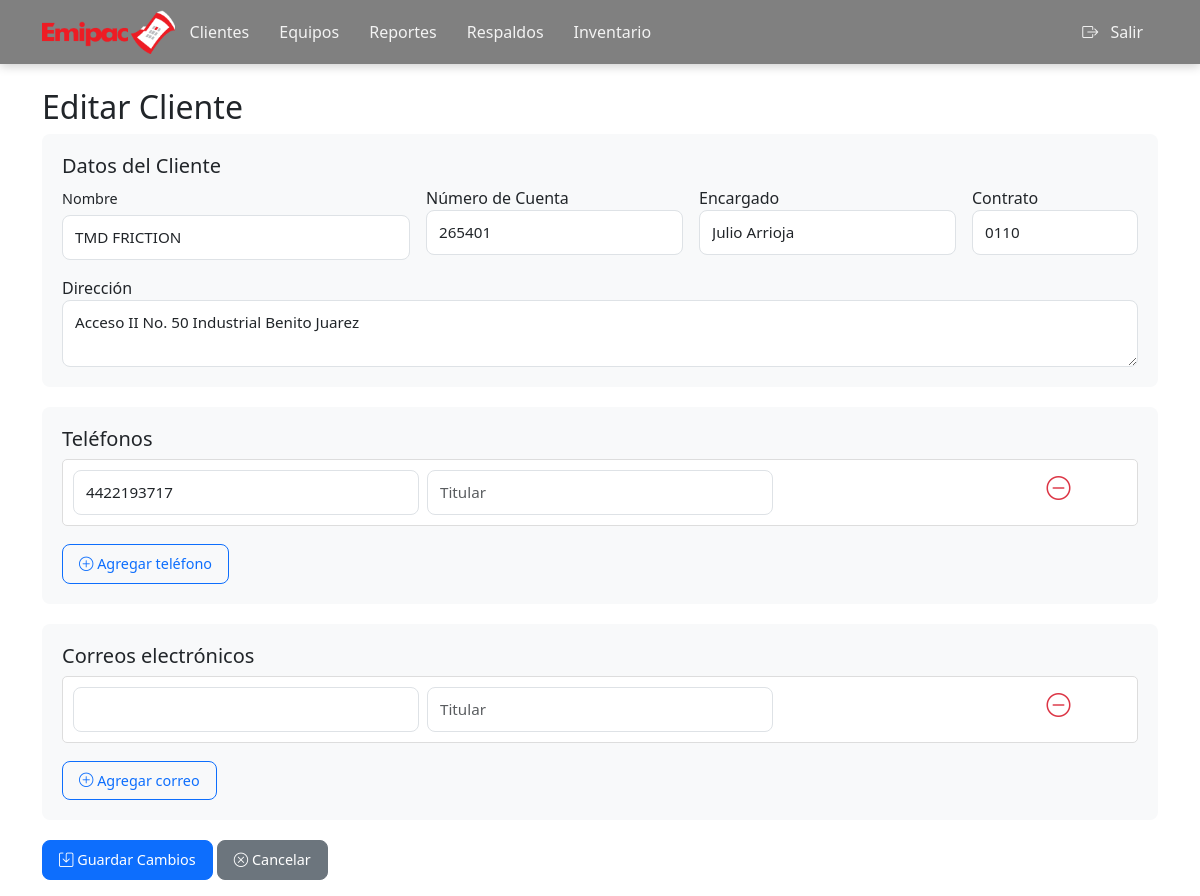
/public/clientes/editar_clientes.php?id_cliente=24 (signed in), run on the app's committed database.
### tables this page shows
CREATE TABLE `clientes` (
  `id_cliente` int(11) NOT NULL AUTO_INCREMENT,
  `nombre` varchar(255) DEFAULT NULL,
  `no_cuenta` varchar(100) NOT NULL,
  `direccion` varchar(255) DEFAULT NULL,
  `encargado` varchar(255) DEFAULT NULL,
  `contrato` varchar(20) DEFAULT NULL,
  PRIMARY KEY (`id_cliente`)
);

CREATE TABLE `telefonos` (
  `id` int(11) NOT NULL AUTO_INCREMENT,
  `telefono` varchar(25) DEFAULT NULL,
  `id_cliente` int(11) DEFAULT NULL,
  `contacto` varchar(255) DEFAULT NULL,
  PRIMARY KEY (`id`),
  KEY `id_cliente` (`id_cliente`),
  CONSTRAINT `telefonos_ibfk_1` FOREIGN KEY (`id_cliente`) REFERENCES `clientes` (`id_cliente`) ON DELETE CASCADE
);

### public/lib/gestion_clientes.php (called while the page is built, shortened)
<?php
require_once __DIR__ . '/../../config/db.php';
function obtener_cliente_completo($id_cliente){
    global $conn;
    $sql = "SELECT c.* FROM clientes c WHERE c.id_cliente = ?";
    $stmt = mysqli_prepare($conn,$sql);
    mysqli_stmt_bind_param($stmt, 'i', $id_cliente);
    mysqli_stmt_execute($stmt);
    $result = mysqli_stmt_get_result($stmt);
    $cliente = mysqli_fetch_assoc($result);
    $sql_telefonos = "SELECT id, telefono, contacto FROM telefonos WHERE id_cliente = ?";
    $stmt_telefonos = mysqli_prepare($conn,$sql_telefonos);
    mysqli_stmt_bind_param($stmt_telefonos, 'i', $id_cliente);
    mysqli_stmt_execute($stmt_telefonos);
    $result_telefono = mysqli_stmt_get_result($stmt_telefonos);
    $telefonos =[];
    while($row = mysqli_fetch_assoc($result_telefono)){
        $telefonos[] = $row;
    }
    $sql_correos = "SELECT id, correo, contacto FROM correos WHERE id_cliente = ?";
    $stmt_correos = mysqli_prepare($conn,$sql_correos);
    mysqli_stmt_bind_param($stmt_correos, 'i', $id_cliente);
    mysqli_stmt_execute($stmt_correos);
    $result_correos = mysqli_stmt_get_result($stmt_correos);
    $correos = [];
    $cliente['telefonos'] = $telefonos;
    $cliente['correos'] = $correos;
    return $cliente;
}
?>

### public/clientes/editar_clientes.php (the view, shortened to what this page needs)
<?php
require_once __DIR__ . '/../../config/db.php';
require_once __DIR__ . '/../lib/gestion_clientes.php';
$id_cliente = intval($_GET['id_cliente']);
$cliente=  obtener_cliente_completo($id_cliente);
?>
<!DOCTYPE html>
<html lang="en">
<head>
    <link rel="stylesheet" href="../assets/css/bootstrap-icons.css">
    <link rel="stylesheet" href="../assets/css/bootstrap.css">
    <link rel="stylesheet" href="../assets/css/responsives.css">
</head>
<body>
    <?php require_once __DIR__ .'/../gestion/menus.php';?>
    <div class="container mt-4">
        <h2>Editar Cliente</h2>
        <form action="../lib/gestion_clientes.php" method="post" id="formCliente">
            <div class="form-section">
                <h5>Datos del Cliente</h5>
                <div class="row g-3">
                    <div class="col-md-4">
                        <label class="form-label">Nombre</label>
                        <input type="text" name="nombre" class="form-control" required value="<?= htmlspecialchars($cliente['nombre']) ?>">
                    </div>
                    <div class="col-md-3">
                        <label>Número de Cuenta</label>
                        <input type="text" name="no_cuenta" class="form-control" value="<?= htmlspecialchars($cliente['no_cuenta']) ?>" required>
                    </div>
                    <div class="col-md-3">
                        <label>Encargado</label>
                        <input type="text" name="encargado" class="form-control" value="<?= htmlspecialchars($cliente['encargado']) ?>">
                    </div>
                    <div class="col-md-2">
                        <label>Contrato</label>
                        <input type="text" name="contrato" class="form-control" value="<?= htmlspecialchars($cliente['contrato']) ?>">
                    </div>
                    <div class="col-md-12">
                        <label>Dirección</label>
                        <textarea name="direccion" class="form-control" required><?= htmlspecialchars($cliente['direccion']) ?></textarea>
                    </div>
                </div>
            </div>
            <div class="form-section">
                <h5>Teléfonos</h5>
                <div id="telefonosContainer">
                    <?php if(count($cliente['telefonos']) > 0): ?>
                        <?php foreach($cliente['telefonos'] as $index => $telefono): ?>
                            <div class="telefono-item">
                                <div class="row g-2">
                                    <div class="col-md-4">
                                        <input type="text" name="telefonos[<?= $index ?>][numero]" class="form-control" value="<?= htmlspecialchars($telefono['telefono']) ?>">
                                    </div>
                                    <div class="col-md-4">
                                        <input type="text" name="telefonos[<?= $index ?>][contacto]" class="form-control" value="<?= htmlspecialchars($telefono['contacto']) ?? ''?>" placeholder="Titular">
                                    </div>
                                    <div class="col-md-3">
                                    </div>
                                    <div class="col-md 1">
                                        <i class="bi bi-dash-circle btn-remover" onclick="removerItem(this, 'telefonosContainer')" style="font-size: 24px;"></i>
                                    </div>
                                </div>
                            </div>
                        <?php endforeach; ?>
                    <?php endif ?>
                </div>
                <button type="button" class="btn btn-sm btn-outline-primary mt-2" onclick="agregarTelefono()">
                    <i class="bi bi-plus-circle"></i> Agregar teléfono
                </button>
            </div>
            <div class="form-section">
                <h5>Correos electrónicos</h5>
                <div id="correosContainer">
                    <?php if(count($cliente['correos']) > 0): ?>
                        <?php foreach($cliente['correos'] as $index => $correo): ?>
                            <div class="correo-item">
                                <div class="row g-2">
                                    <div class="col-md-4">
                                        <input type="email" name="correos[<?= $index ?>][direccion]" class="form-control" value="<?= htmlspecialchars($correo['correo']) ?>">
                                    </div>
                                    <div class="col-md-4">
                                        <input type="text" name="correos[<?= $index ?>][contacto]" class="form-control" value="<?= htmlspecialchars( $correo['contacto'] ?? '') ?>" placeholder="Titular">
                                    </div>
                                    <div class="col-md-3">
                                    </div>
                                    <div class="col-md-1">
                                        <i class="bi bi-dash-circle btn-remover" onclick="removerItem(this,'correosContainer')" style="font-size: 24px;"></i>
                                    </div>
                                </div>
                            </div>
                        <?php endforeach; ?>
                    <?php else: ?>
                        <div class="correo-item">
                            <div class="row g-2">
                                <div class="col-md-4">
                                    <input type="email" name="correos[0][direccion]" id="" class="form-control">
                                </div>
                                <div class="col md-4">
                                    <input type="text" name="correos[0][contacto]" id="" class="form-control" placeholder="Titular">
                                </div>
                                <div class="col-md-3">
                                </div>
                                <div class="col-md-1">
                                    <i class="bi bi-dash-circle btn-remover" onclick="removerItem(this, 'correosContainer')" style="font-size: 24px;"></i>
                                </div>
                            </div>
                        </div>
                    <?php endif; ?>
                </div>
                <button type="button" class="btn btn-sm btn-outline-primary mt-2" onclick="agregarCorreo()">
                        <i class="bi bi-plus-circle"></i> Agregar correo
                </button>
            </div>
            <div class="mt-3 mb-3">
                <button type="submit" class="btn btn-primary">
                    <i class="bi bi-save"></i> Guardar Cambios
                </button>
                <a href="ver_cliente.php?id=<?= $cliente['id_cliente'] ?>" class="btn btn-secondary">
                    <i class="bi bi-x-circle"></i> Cancelar
                </a>
            </div>
        </form>
    </div>
</body>
</html>

### public/assets/css/responsives.css (style rules this page uses)
:root { --primary-color: #4361ee; --success-color: #06ffa5; --danger-color: #ef233c; --warning-color: #ffb703; --dark-color: #2b2d42; --light-color: #f8f9fa; }
* { box-sizing: border-box; }
.form-section { background: #f8f9fa; padding: 15px; border-radius: 8px; margin-bottom: 15px; }
.form-control, .form-select { border-radius: 8px; padding: 10px 12px; font-size: 0.95rem; }
.form-label { font-weight: 500; font-size: 0.9rem; margin-bottom: 5px; }
.btn { border-radius: 8px; padding: 8px 16px; font-weight: 500; font-size: 0.9rem; transition: all 0.3s; }
.telefono-item, .correo-item { background: white; padding: 10px; border-radius: 5px; border: 1px solid #ddd; margin-bottom: 10px; }
html { scroll-behavior: smooth; }
.btn, .cliente-card, .nav-link { -webkit-tap-highlight-color: transparent; }

### public/clientes/editar_clientes.php (style rules this page uses)
.form-section { background: #f8f9fa; padding: 20px; border-radius: 8px; margin-bottom: 20px; }
.telefono-item, .correo-item { background: white; padding: 10px; border-radius: 5px; border: 1px solid #ddd; margin-bottom: 10px; }
.btn-remover { color: #dc3545; cursor: pointer; }

### data on the page
clientes: nombre "TMD FRICTION", no_cuenta "265401", encargado "Julio Arrioja", contrato "0110", direccion "Acceso II No. 50 Industrial Benito Juarez"
telefonos: telefono "4422193717"
